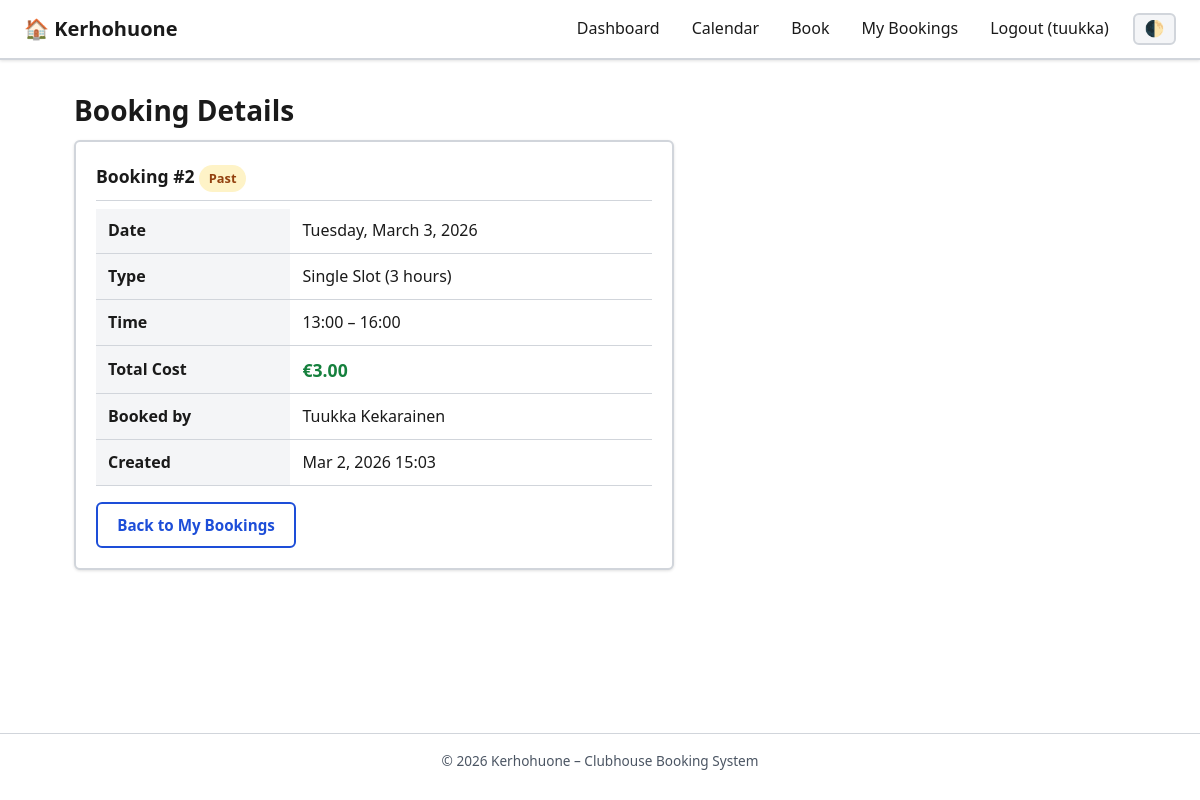
The app's page /booking/2/ (signed in) with its own data.
### kerhohuone/models.py (models this page shows, shortened)
class Booking(models.Model):
    user = models.ForeignKey(
        settings.AUTH_USER_MODEL,
        on_delete=models.CASCADE,
        related_name="bookings",
    )
    date = models.DateField(
        help_text="Date of the booking.",
    )
    booking_type = models.CharField(
        max_length=10,
        choices=BOOKING_TYPE_CHOICES,
        default="slot",
    )
    slot_number = models.IntegerField(
        choices=SLOT_CHOICES,
        null=True,
        blank=True,
        help_text="Required for single-slot bookings (0-4). Null for full-day.",
    )
    total_cost = models.DecimalField(
        max_digits=8,
        decimal_places=2,
        default=Decimal("0.00"),
        help_text="Total cost at time of booking.",
    )
    is_cancelled = models.BooleanField(default=False)
    created_at = models.DateTimeField(auto_now_add=True)
    updated_at = models.DateTimeField(auto_now=True)
    class Meta:
        verbose_name = "Booking"
        verbose_name_plural = "Bookings"
        ordering = ["date", "slot_number"]
        indexes = [
            models.Index(fields=["user", "is_cancelled"], name="idx_booking_user_active"),
            models.Index(fields=["date"], name="idx_booking_date"),
            models.Index(fields=["date", "slot_number"], name="idx_booking_date_slot"),
            models.Index(fields=["user", "date"], name="idx_booking_user_date"),
            models.Index(fields=["is_cancelled"], name="idx_booking_cancelled"),
            models.Index(fields=["created_at"], name="idx_booking_created"),
        ]
        constraints = [
            models.UniqueConstraint(
                fields=["date", "slot_number"],
                condition=models.Q(is_cancelled=False),
                name="unique_active_date_slot",
            ),
        ]
    @property
    def slot_label(self):
        if self.booking_type == "full_day":
            return "Full Day (07:00 – 22:00)"
        return dict(SLOT_CHOICES).get(self.slot_number, "Unknown")
    @property
    def start_datetime(self):
        if self.booking_type == "full_day":
            hour = OPENING_HOUR
        else:
            hour = SLOT_START_HOURS.get(self.slot_number, OPENING_HOUR)
        return timezone.make_aware(
            timezone.datetime(self.date.year, self.date.month, self.date.day, hour, 0)
        )
    @property
    def is_past(self):
        return self.start_datetime < timezone.now()
    @property
    def can_cancel(self):
        if self.is_cancelled:
            return False
        deadline = self.start_datetime - timedelta(hours=CANCELLATION_DEADLINE_HOURS)
        return timezone.now() < deadline

### kerhohuone/views.py (the view)
# urls.py: path("booking/<int:pk>/", views.BookingDetailView.as_view(), name="booking_detail"),
class BookingDetailView(LoginRequiredMixin, DetailView):
    model = Booking
    template_name = "kerhohuone/booking_detail.html"
    context_object_name = "booking"
    def get_queryset(self):
        qs = super().get_queryset()
        if not self.request.user.is_staff:
            qs = qs.filter(user=self.request.user)
        return qs

### kerhohuone/templates/kerhohuone/booking_detail.html (shortened to what this page needs)
{% extends "kerhohuone/base.html" %}
{% block content %}
<h1>Booking Details</h1>
<div class="card" style="max-width: 600px;">
    <div class="card-header">
        Booking #{{ booking.pk }}
        {% if booking.is_cancelled %}
            <span class="badge badge-danger">Cancelled</span>
        {% elif booking.is_past %}
            <span class="badge badge-warning">Past</span>
        {% else %}
            <span class="badge badge-success">Active</span>
        {% endif %}
    </div>
    <table>
        <tr><th>Date</th><td>{{ booking.date|date:"l, F j, Y" }}</td></tr>
        <tr><th>Type</th><td>{{ booking.get_booking_type_display }}</td></tr>
        <tr><th>Time</th><td>{{ booking.slot_label }}</td></tr>
        <tr><th>Total Cost</th><td class="price-tag">€{{ booking.total_cost }}</td></tr>
        <tr><th>Booked by</th><td>{{ booking.user.get_full_name|default:booking.user.username }}</td></tr>
        <tr><th>Created</th><td>{{ booking.created_at|date:"M j, Y H:i" }}</td></tr>
    </table>
    <div class="flex-gap mt-2">
        <a href="{% url 'kerhohuone:my_bookings' %}" class="btn btn-outline">Back to My Bookings</a>
    </div>
</div>
{% endblock %}

### kerhohuone/templates/kerhohuone/base.html (shortened to what this page needs)
<!DOCTYPE html>
<html lang="en" data-theme="light">
<head>
</head>
<body>
    <nav class="navbar" role="navigation" aria-label="Main navigation">
        <a href="{% url 'kerhohuone:home' %}" class="navbar-brand">🏠 Kerhohuone</a>
        <div class="navbar-links">
            {% if user.is_authenticated %}
                <a href="{% url 'kerhohuone:dashboard' %}">Dashboard</a>
                <a href="{% url 'kerhohuone:calendar' %}">Calendar</a>
                <a href="{% url 'kerhohuone:book' %}">Book</a>
                <a href="{% url 'kerhohuone:my_bookings' %}">My Bookings</a>
                <a href="{% url 'kerhohuone:logout' %}">Logout ({{ user.username }})</a>
            {% else %}
                <a href="{% url 'kerhohuone:login' %}">Login</a>
                <a href="{% url 'kerhohuone:signup' %}">Sign Up</a>
            {% endif %}
            <button class="theme-toggle" onclick="toggleTheme()" aria-label="Toggle dark/light mode" title="Toggle theme">🌓</button>
        </div>
    </nav>
    <main class="container" role="main">
        {% block content %}{% endblock %}
    </main>
    <footer class="footer" role="contentinfo">
        <p>&copy; {% now "Y" %} Kerhohuone – Clubhouse Booking System</p>
    </footer>
</body>
</html>

### kerhohuone/templates/kerhohuone/base.html (style rules this page uses)
:root { --bg: #ffffff; --bg-alt: #f4f5f7; --surface: #ffffff; --border: #d1d5db; --text: #1a1a1a; --text-muted: #4b5563; --primary: #1d4ed8; --primary-hover:#1e40af; --primary-text: #ffffff; --success: #15803d; --success-bg: #dcfce7; --danger: #b91c1c; --danger-bg: #fee2e2; --danger-hover: #991b1b; --warning: #92400e; --warning-bg: #fef3c7; --link: #1d4ed8; --link-hover: #1e40af; --booked-bg: #fee2e2; --available-bg: #dcfce7; --today-bg: #dbeafe; --past-bg: #e5e7eb; --shadow: 0 1px 3px rgba(0,0,0,.12); --radius: 6px; --font-sans: 'Segoe UI', system-ui, -apple-system, BlinkMacSystemFont, 'Helvetica Neue', Arial, sans-serif; --font-mono: 'Cascadia Code', 'Fira Code', 'Consolas', monospace; }
*, *::before, *::after { box-sizing: border-box; margin: 0; padding: 0; }
html { font-size: 16px; scroll-behavior: smooth; }
body { font-family: var(--font-sans); background: var(--bg); color: var(--text); line-height: 1.6; min-height: 100vh; display: flex; flex-direction: column; }
a { color: var(--link); text-decoration: underline; }
.navbar { background: var(--surface); border-bottom: 2px solid var(--border); padding: .75rem 1.5rem; display: flex; align-items: center; justify-content: space-between; flex-wrap: wrap; gap: .5rem; box-shadow: var(--shadow); }
.navbar-brand { font-size: 1.25rem; font-weight: 700; color: var(--text); text-decoration: none; }
.navbar-links { display: flex; align-items: center; gap: 1rem; flex-wrap: wrap; }
.navbar-links a { text-decoration: none; color: var(--text); font-weight: 500; padding: .25rem .5rem; border-radius: var(--radius); transition: background .15s; }
.theme-toggle { background: var(--bg-alt); border: 2px solid var(--border); border-radius: var(--radius); padding: .3rem .6rem; cursor: pointer; font-size: 1rem; color: var(--text); transition: background .15s; }
.container { max-width: 1100px; width: 100%; margin: 0 auto; padding: 2rem 1.5rem; flex: 1; }
h1, h2, h3 { margin-bottom: .75rem; line-height: 1.3; }
h1 { font-size: 1.75rem; }
p { margin-bottom: .75rem; }
.btn { display: inline-block; padding: .55rem 1.2rem; border: none; border-radius: var(--radius); font-size: .95rem; font-weight: 600; cursor: pointer; text-decoration: none; text-align: center; transition: background .15s, box-shadow .15s; }
.btn-outline { background: transparent; border: 2px solid var(--primary); color: var(--primary); }
.card { background: var(--surface); border: 2px solid var(--border); border-radius: var(--radius); padding: 1.25rem; margin-bottom: 1rem; box-shadow: var(--shadow); }
.card-header { font-weight: 700; font-size: 1.1rem; margin-bottom: .5rem; padding-bottom: .5rem; border-bottom: 1px solid var(--border); }
table { width: 100%; border-collapse: collapse; margin-bottom: 1rem; }
th, td { padding: .6rem .75rem; text-align: left; border-bottom: 1px solid var(--border); }
th { background: var(--bg-alt); font-weight: 700; color: var(--text); }
.badge { display: inline-block; padding: .2rem .6rem; border-radius: 999px; font-size: .8rem; font-weight: 700; }
.badge-warning { background: var(--warning-bg); color: var(--warning); }
.price-tag { font-weight: 700; color: var(--success); font-size: 1.1rem; }
.footer { text-align: center; padding: 1rem; font-size: .85rem; color: var(--text-muted); border-top: 1px solid var(--border); margin-top: auto; }
.mt-2 { margin-top: 1rem; }
.flex-gap { display: flex; gap: 1rem; flex-wrap: wrap; align-items: center; }

### records on screen
Booking: pk "2", date "Tuesday, March 3, 2026", booking_type "Single Slot (3 hours)", slot_label "13:00 – 16:00", total_cost "3.00", user.get_full_name "Tuukka Kekarainen", created_at "Mar 2, 2026 15:03"

### other values on screen
{{ user.username }} "tuukka"
